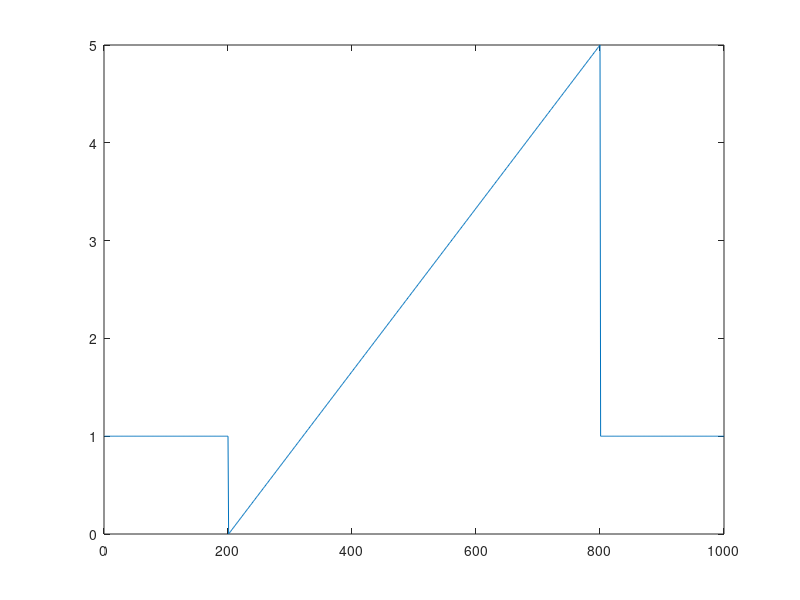

The MATLAB source for this figure: (Note: this script raises an error after producing the figure.)
function tvmDemo
%% tvmDemo - demonstration of tv idetification unsing nlid_tools
%% TV IRF
%%Generate an TV IRF
figNum=0;
disp ('tvIRF identification');
disp('Generate TV IRF');
gain=ones(200,1);
gain=cat(1,gain,linspace(0,5,600)');
gain=cat(1,gain, ones(200,1));
plot(gain)
tvI={};
 for i=1:1000,
     tvTemp=irf2(irf,'g',gain(i));
     tvI{i}=tvTemp;
 end
 TVirf=tvm;
set(TVirf,'elements',tvI,'tvStart',0,'tvIncr',.01);
figNum=figNum+1; figure(figNum);clf;
plot(TVirf); title('Simuulated TV IRF'); 
%% simulate TV responses
disp('Simulate at TV Response');
x=randn(1000,1,200);
X=nldat(x,'domainIncr',.01);
Y=nlsim(TVirf,X);
Z=cat(2,X,Y); 
set(Z,'chanNames',{ 'Input' 'OutPut'},'comment','Simulated TV trial');
figNum=figNum+1; figure(figNum);clf;

plot(Z);

%% Estimate a TI IRF
disp('TI IRF');
figNum=figNum+1; figure(figNum);clf;
I=irf;
set(I,'nLags',100);
tiIRF=nlident(I,Z(:,:,1));
plot (tiIRF);
figNum=figNum+1; figure(figNum);clf;
[R,V,yp]=nlid_resid(tiIRF,Z(:,:,1));




%% Estimate a TV IRF using ensemble method 
disp('TV IRF Ensemble method');
tvIRFensemble = tvm;
set(tvIRFensemble,'tvIdentMethod','ensemble'); 
tvIRFensemble=nlident(tvIRFensemble, Z, I);
figNum=figNum+1; figure(figNum);clf;

plot(tvIRFensemble);
title('Estimtated TVIRf'); 


title('TV IRF ensemble estimate');
figNum=figNum+1; figure(figNum);clf;

tvResid(tvIRFensemble,Z);


%% Estimate a TV IRF using basis expansion 
nTrials=2; 
disp('Estimate a TV IRF using basis expansion') 
tvIRFbasis = tvm;
set(tvIRFbasis,'tvIdentMethod','basisexpansion'); 
BF=polynom;
set(BF,'polyType','Bspline','polyOrder',10, 'polyRange',[ 0 10],'splineSD',1);
nodeLocations = .5:1:10;
set(BF,'splineCenters',nodeLocations(:));
t=domain(Z);
BF1=basisfunction(BF,t); 
figNum=figNum+1; figure(figNum);clf;
plot(BF1); 
figNum=figNum+1; figure(figNum);clf;
tvIRFbasis=nlident(tvIRFbasis, Z(:,:,1:nTrials), I,BF,'periodic','yes','method','Bayes');

plot(tvIRFbasis);
title(['TV IRF basic function  estimate, Ntrials=' num2str(nTrials)]);
figNum=figNum+1; figure(figNum);clf;
tvResid(tvIRFbasis,Z(:,:,nTrials));
subplot (3,1,1); title('Residuals for TV IRF Basis Function Estimate');


%% TV Polynomial
disp('TV polynomial demo');
% Generate a TV Polynomial
p=polynom('polyType','power','polyOrder',2,'polyOrderMax',3)
PI=[];
coef=[ 0 1 1];
for i=1:1000,
    coef(2)=1+gain(i);
     pTemp=set(p,'polyCoef',coef);
     PI{i}=pTemp;
end
 TVpoly=tvm;
 set(TVpoly,'elements',PI,'tvIncr',X.domainIncr);
figNum=figNum+1; figure(figNum);clf;

 plot(TVpoly);
 title('TV Polyomial'); 
 % Simulate response to TV polynomial
Ypoly=nlsim(TVpoly,X);
Zpoly=cat(2,X,Ypoly); 
set(Zpoly,'chanNames',{ 'Input' 'Output'},'comment', 'TV polynominal');

figNum=figNum+1; figure(figNum);clf;
plot(Zpoly);
streamer('Simulated TV polyonmial response'); 


% Identify a TV polynomial
TVpolyIdent=nlident(tvm,Zpoly,p);
figNum=figNum+1; figure(figNum);clf;
plot(TVpolyIdent);
title('Estimated TV Polynomial'); 
%
simY=nlsim(TVpolyIdent,X);
figNum=figNum+1; figure(figNum);clf;
subplot(3,1,1);
plot(Ypoly);
title('Output');
subplot (3,1,2);
plot (simY);
title('Estimated Output');subplot(3,1,3);
plot(Ypoly-simY);
title('Residuals');

%% TV Hammerstein Identification - ensemble method
disp('TV Hammerstein  - In progres');
polyElements=TVpoly.elements;
irfElements=TVirf.elements;
nElements=length(polyElements);
NLBL=nlbl;

for i=1:1000,
    set(NLBL,'elements',{polyElements{i} irfElements{i}});
    nlblElements{i}=NLBL;
end
TVnlbl=tvm;
set(TVnlbl,'elements',nlblElements,'tvStart',0,'tvIncr',.01);
y1=nlsim(TVirf,Ypoly);

yNLBL=nlsim(TVnlbl,X);

Znlbl=cat(2,X,yNLBL); 
figNum=figNum+1; figure(figNum);clf;
plot(Znlbl)


TVnlblID=nlident(tvm,Zpoly,NLBL);
yPre=nlsim(TVnlblIdent, X);












   